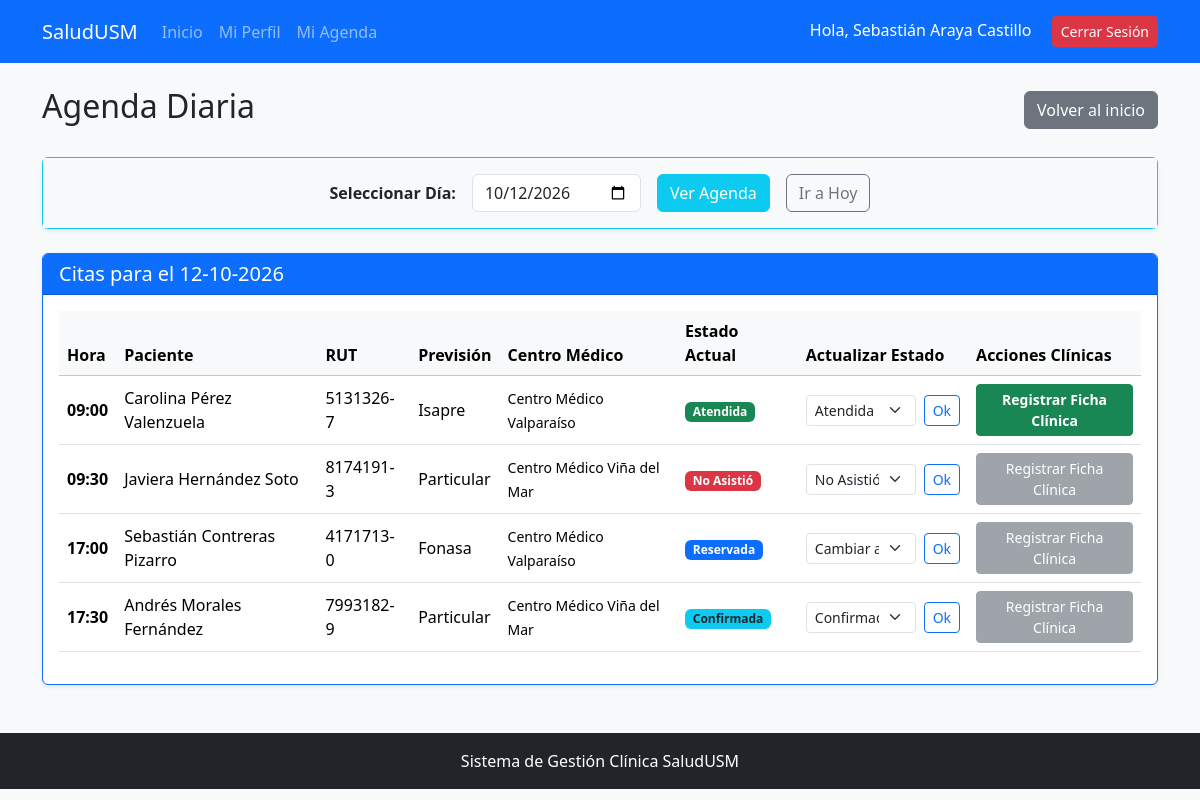
The app's page /PHP/agenda_medico.php (signed in) with its own data.
### tables this page shows
CREATE TABLE Cita (
    id_cita INT AUTO_INCREMENT PRIMARY KEY,
    fecha_hora DATETIME NOT NULL,
    id_paciente INT NOT NULL,
    id_medico INT NOT NULL,
    id_centro INT NOT NULL,
    id_especialidad INT NOT NULL,
    id_estado TINYINT NOT NULL DEFAULT 1,
    activa TINYINT AS (IF(id_estado = 5, NULL, 1)) STORED,
     
    CONSTRAINT unq_medico_hora UNIQUE (id_medico, fecha_hora, activa),
    CONSTRAINT unq_paciente_hora UNIQUE (id_paciente, fecha_hora, activa),
    FOREIGN KEY (id_paciente) REFERENCES Paciente(id_paciente) ON DELETE CASCADE,
    FOREIGN KEY (id_estado) REFERENCES EstadoCita(id_estado),
    FOREIGN KEY (id_medico, id_especialidad)
        REFERENCES Medico_Especialidad(id_medico, id_especialidad)
        ON DELETE RESTRICT ON UPDATE CASCADE,
    FOREIGN KEY (id_medico, id_centro)
        REFERENCES Medico_Centro(id_medico, id_centro)
        ON DELETE RESTRICT ON UPDATE CASCADE
);

CREATE TABLE Paciente (
    id_paciente INT AUTO_INCREMENT PRIMARY KEY,
    id_usuario INT NOT NULL UNIQUE,
    rut VARCHAR(10) NOT NULL UNIQUE,
    nombre_completo VARCHAR(150) NOT NULL,
    fecha_nacimiento DATE NOT NULL,
    sexo VARCHAR(10) NOT NULL,
    id_prevision TINYINT NOT NULL,
    telefono VARCHAR(20) NULL,
    comuna_residencia VARCHAR(100) NOT NULL,
    CONSTRAINT chk_pac_rut CHECK (rut REGEXP '^[0-9]{7,8}-[0-9Kk]$'),
    CONSTRAINT chk_pac_sexo CHECK (sexo IN ('M', 'F', 'Otro')),
     
    FOREIGN KEY (id_usuario) REFERENCES Usuario(id_usuario) ON DELETE CASCADE,
    FOREIGN KEY (id_prevision) REFERENCES Prevision(id_prevision)
);

CREATE TABLE Prevision (
    id_prevision TINYINT PRIMARY KEY,
    nombre VARCHAR(50) NOT NULL UNIQUE
);

CREATE TABLE CentroMedico (
    id_centro INT AUTO_INCREMENT PRIMARY KEY,
    codigo_interno VARCHAR(20) NOT NULL UNIQUE,
    nombre VARCHAR(100) NOT NULL,
    comuna VARCHAR(100) NOT NULL,
    region VARCHAR(100) NOT NULL
);

CREATE TABLE EstadoCita (
    id_estado TINYINT PRIMARY KEY,
    nombre VARCHAR(50) NOT NULL UNIQUE
);

### PHP/agenda_medico.php (the view, shortened to what this page needs)
<?php
require_once 'conexion.php';
$id_medico = $_SESSION['identificador_usuario'];
$fecha_agenda = isset($_GET['fecha_agenda']) ? $_GET['fecha_agenda'] : date('Y-m-d');
try {
    $sql_agenda = "SELECT c.id_cita AS id, c.fecha_hora, p.nombre_completo AS paciente, p.rut AS rut_paciente,
                          prev.nombre AS prevision, cen.nombre AS centro, est.nombre AS estado, est.id_estado AS id_estado
                   FROM Cita c
                   JOIN Paciente p ON c.id_paciente = p.id_paciente
                   JOIN Prevision prev ON p.id_prevision = prev.id_prevision
                   JOIN CentroMedico cen ON c.id_centro = cen.id_centro
                   JOIN EstadoCita est ON c.id_estado = est.id_estado
                   WHERE c.id_medico = :id_medico
                     AND DATE(c.fecha_hora) = :fecha_agenda
                   ORDER BY c.fecha_hora ASC";
    $stmt_agenda = $pdo->prepare($sql_agenda);
    $stmt_agenda->execute([
        ':id_medico' => $id_medico,
        ':fecha_agenda' => $fecha_agenda
    ]);
    $citas_del_dia = $stmt_agenda->fetchAll(PDO::FETCH_ASSOC);
    $sql_estados = "SELECT id_estado AS id, nombre FROM EstadoCita WHERE nombre IN ('Confirmada', 'Atendida', 'No Asistió')";
    $estados_permitidos = $pdo->query($sql_estados)->fetchAll(PDO::FETCH_ASSOC);
} catch (PDOException $e) {
    die("Error al cargar la agenda: " . $e->getMessage());
}
include 'header.php';
?>
<div class="row mt-3 mb-4">
    <div class="col-12 d-flex justify-content-between align-items-center">
        <h2>Agenda Diaria </h2>
        <a href="index.php" class="btn btn-secondary">Volver al inicio</a>
    </div>
</div>
<div class="card shadow-sm border-info mb-4">
    <div class="card-body bg-light py-3">
        <form action="agenda_medico.php" method="GET" class="row g-3 align-items-center justify-content-center">
            <div class="col-auto">
                <label for="fecha_agenda" class="col-form-label fw-bold">Seleccionar Día:</label>
            </div>
            <div class="col-auto">
                <input type="date" name="fecha_agenda" id="fecha_agenda" class="form-control" value="<?php echo $fecha_agenda; ?>">
            </div>
            <div class="col-auto">
                <button type="submit" class="btn btn-info text-white">Ver Agenda</button>
            </div>
            <div class="col-auto">
                <a href="agenda_medico.php" class="btn btn-outline-secondary">Ir a Hoy</a>
            </div>
        </form>
    </div>
</div>
<div class="card shadow-sm border-primary mb-5">
    <div class="card-header bg-primary text-white">
        <h5 class="mb-0">Citas para el <?php echo date('d-m-Y', strtotime($fecha_agenda)); ?></h5>
    </div>
    <div class="card-body">
        <?php if (count($citas_del_dia) > 0): ?>
            <div class="table-responsive">
                <table class="table table-hover align-middle">
                    <thead class="table-light">
                        <tr>
                            <th>Hora</th>
                            <th>Paciente</th>
                            <th>RUT</th>
                            <th>Previsión</th>
                            <th>Centro Médico</th>
                            <th>Estado Actual</th>
                            <th>Actualizar Estado</th>
                            <th>Acciones Clínicas</th>
                        </tr>
                    </thead>
                    <tbody>
                        <?php foreach ($citas_del_dia as $cita): ?>
                            <tr>
                                <td><strong><?php echo date('H:i', strtotime($cita['fecha_hora'])); ?></strong></td>
                                <td><?php echo htmlspecialchars($cita['paciente']); ?></td>
                                <td><?php echo htmlspecialchars($cita['rut_paciente']); ?></td>
                                <td><?php echo htmlspecialchars($cita['prevision']); ?></td>
                                <td><small><?php echo htmlspecialchars($cita['centro']); ?></small></td>
                                <td>
                                    <?php
                                        $color = 'bg-secondary';
                                        if ($cita['estado'] == 'Reservada') $color = 'bg-primary';
                                        if ($cita['estado'] == 'Confirmada') $color = 'bg-info text-dark';
                                        if ($cita['estado'] == 'Atendida') $color = 'bg-success';
                                        if ($cita['estado'] == 'No Asistió' || $cita['estado'] == 'Cancelada') $color = 'bg-danger';
                                    ?>
                                    <span class="badge <?php echo $color; ?>"><?php echo htmlspecialchars($cita['estado']); ?></span>
                                </td>
                                <td>
                                    <?php if ($cita['estado'] != 'Cancelada'): ?>
                                        <form action="agenda_medico.php" method="POST" class="d-flex">
                                            <select name="nuevo_estado_id" class="form-select form-select-sm me-2" required>
                                                <option value="">Cambiar a:</option>
                                                <?php foreach ($estados_permitidos as $est): ?>
                                                    <option value="<?php echo $est['id']; ?>" <?php if($cita['id_estado'] == $est['id']) echo 'selected'; ?>>
                                                        <?php echo htmlspecialchars($est['nombre']); ?>
                                                    </option>
                                                <?php endforeach; ?>
                                            </select>
                                            <button type="submit" name="cambiar_estado" class="btn btn-sm btn-outline-primary">Ok</button>
                                        </form>
                                    <?php else: ?>
                                        <span class="text-muted small">Cancelada por paciente</span>
                                    <?php endif; ?>
                                </td>
                                <td>
                                    <?php if ($cita['estado'] == 'Atendida'): ?>
                                        <a href="registrar_atencion.php?id_cita=<?php echo $cita['id']; ?>" class="btn btn-sm btn-success fw-bold">Registrar Ficha Clínica</a>
                                    <?php else: ?>
                                        <button class="btn btn-sm btn-secondary" disabled title="Debe marcar la cita como 'Atendida' primero">Registrar Ficha Clínica</button>
                                    <?php endif; ?>
                                </td>
                            </tr>
                        <?php endforeach; ?>
                    </tbody>
                </table>
            </div>
        <?php else: ?>
            <div class="alert alert-info text-center mt-3">
                No tienes citas agendadas para este día
            </div>
        <?php endif; ?>
    </div>
</div>
<?php include 'footer.php'; ?>

### records on screen
cita: fecha_hora "09:00", id_paciente.nombre_completo "Carolina Pérez Valenzuela", id_paciente.rut "5131326-7", prevision.nombre "Isapre", centromedico.nombre "Centro Médico Valparaíso", id_estado.nombre "Atendida"
cita: fecha_hora "09:30", id_paciente.nombre_completo "Javiera Hernández Soto", id_paciente.rut "8174191-3", prevision.nombre "Particular", centromedico.nombre "Centro Médico Viña del Mar", id_estado.nombre "No Asistió", shows "Registrar Ficha Clínica"
cita: fecha_hora "17:00", id_paciente.nombre_completo "Sebastián Contreras Pizarro", id_paciente.rut "4171713-0", prevision.nombre "Fonasa", centromedico.nombre "Centro Médico Valparaíso", id_estado.nombre "Reservada", shows "Registrar Ficha Clínica"
cita: fecha_hora "17:30", id_paciente.nombre_completo "Andrés Morales Fernández", id_paciente.rut "7993182-9", prevision.nombre "Particular", centromedico.nombre "Centro Médico Viña del Mar", id_estado.nombre "Confirmada", shows "Registrar Ficha Clínica"

### other values on screen
$_SESSION['nombre_usuario'] "Sebastián Araya Castillo"
date('d-m-Y', strtotime($fecha_agenda)) "12-10-2026"
form field nuevo_estado_id "Atendida"
form field nuevo_estado_id "No Asistió"
form field nuevo_estado_id "Confirmada"
